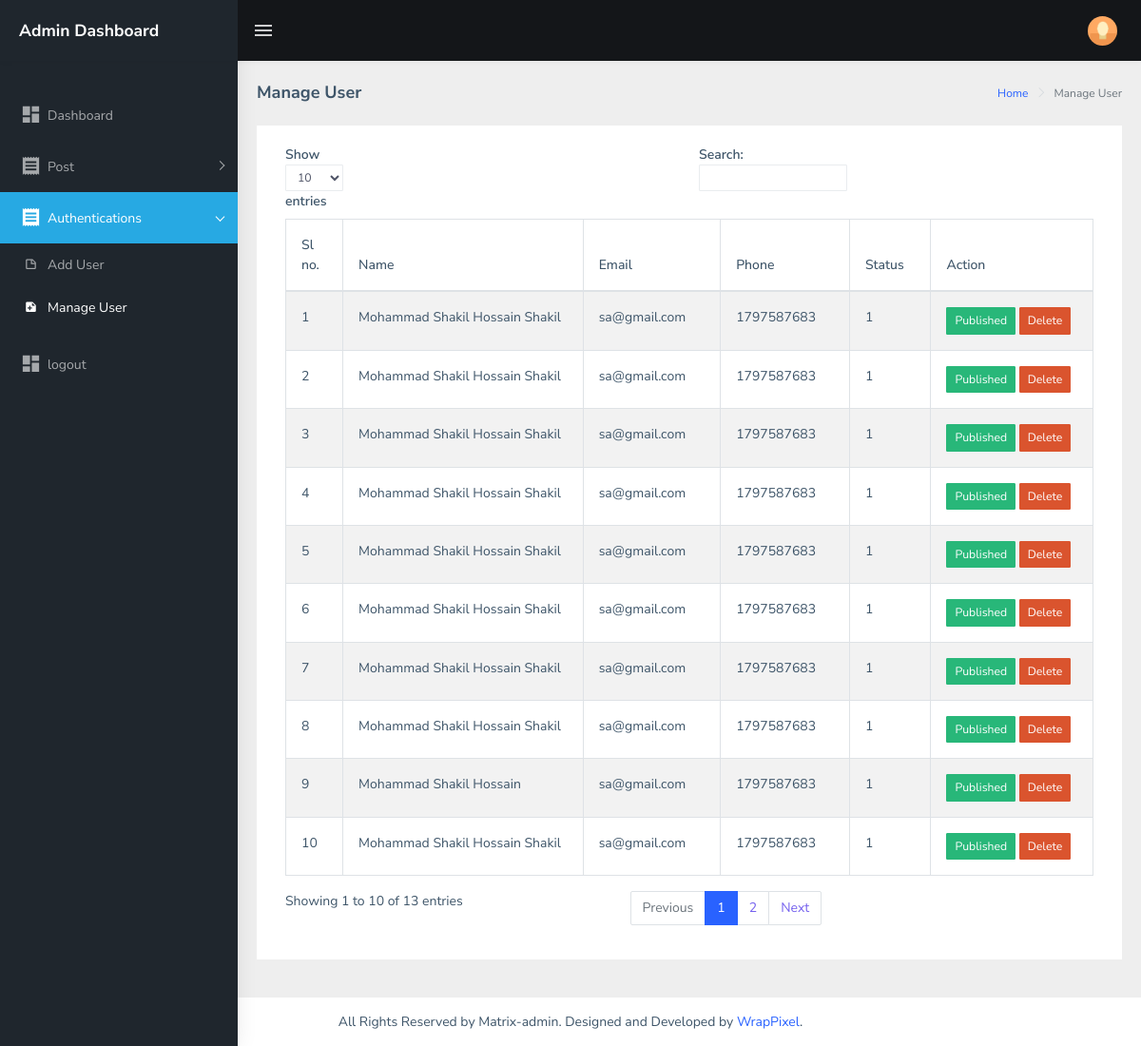
Screenshot of /backEnd/admin/manage_user.php (signed in) with the database file from the repository.
### tables this page shows
CREATE TABLE `user` (
  `id` int(11) NOT NULL,
  `name` varchar(30) NOT NULL,
  `email` varchar(40) NOT NULL,
  `phone` int(15) NOT NULL,
  `gender` tinyint(1) NOT NULL,
  `country_id` int(5) NOT NULL,
  `password` varchar(25) NOT NULL,
  `status` tinyint(1) NOT NULL
);

### backEnd/admin/layouts/manage_user.php (the view, shortened to what this page needs)
<?php
include '../functions/Delete_user.php';
$sql= "SELECT* from user";
$res=mysqli_query($conn,$sql);
?>
   <div class="card">
                            <div class="card-body">
                                <div class="table-responsive">
                                    <table id="zero_config" class="table table-striped table-bordered">
                                        <thead>
                                            <tr>
                                                <th>Sl no.</th>
                                                <th>Name</th>
                                                <th>Email</th>
                                                <th>Phone</th>
                                                <th>Status</th>
                                                <th>Action</th>
                                            </tr>
                                        </thead>
                                        <?php $i=1;?>
                                        <tbody>
                                            <?php  while($get=mysqli_fetch_assoc($res)){?>
                                            <tr>
                                                <td><?php echo $i++?></td>
                                                <td><?php echo $get['name'];?></td>
                                                <td><?php echo $get['email'];?></td>
                                                <td><?php echo $get['phone'];?></td>
                                                <td><?php echo $get['status'];?></td>
                                                <td>
<?php if($get['status']==1)
{
 echo '<a href="?unpublished_id='.$get['id'].'">'.'<button type="button" class="btn btn-success btn-sm">Published</button></a>';
}
else
{
 echo '<a href="?published_id='.$get['id'].'">'.'<button type="button" class="btn btn-warning btn-sm">Unpublished</button></a>';
}
?>
<a href="?status=delete&&id=<?php echo $get['id'];?>"><button type="button" class="btn btn-danger btn-sm">Delete</button></a>
        </td>
    </tr>
<?php }?>
                                        </tbody>
                                    </table>
                                </div>
                            </div>
                        </div>
                    </div>

### backEnd/admin/manage_user.php (shortened to what this page needs)
<!DOCTYPE html>
<html dir="ltr" lang="en">
  <?php include 'includes/head.php'?>
<body>
    <div id="main-wrapper">
       <?php include 'includes/header.php'?>
      <?php include 'includes/aside.php'?>
        <div class="page-wrapper">
             <div class="page-breadcrumb">
                <div class="row">
                    <div class="col-12 d-flex no-block align-items-center">
                        <h4 class="page-title">Manage User</h4>
                        <div class="ml-auto text-right">
                            <nav aria-label="breadcrumb">
                                <ol class="breadcrumb">
                                    <li class="breadcrumb-item"><a href="index.php">Home</a></li>
                                    <li class="breadcrumb-item active" aria-current="page">Manage User</li>
                                </ol>
                            </nav>
                        </div>
                    </div>
                </div>
            </div>
            <div class="container-fluid">
                    <?php include 'layouts/manage_user.php';?>
            </div>
         <?php include 'includes/footer.php'?>
        </div>
</body>
</html>

### backEnd/admin/includes/head.php (shortened to what this page needs)
<head>
    <link href="assets/libs/flot/css/float-chart.css" rel="stylesheet">
    <link href="assets/css/style.min.css" rel="stylesheet">
</head>

### backEnd/admin/includes/header.php (shortened to what this page needs)
<header class="topbar" data-navbarbg="skin5">
           <nav class="navbar top-navbar navbar-expand-md navbar-dark">
               <div class="navbar-header" data-logobg="skin5">
                   <a class="navbar-brand" href="index.php">
                       <b class="logo-icon p-l-10">
                         <h13> Admin Dashboard</h3>
                       </b>
                   </a>
               </div>
               <div class="navbar-collapse collapse" id="navbarSupportedContent" data-navbarbg="skin5">
                   <ul class="navbar-nav float-left mr-auto">
                       <li class="nav-item d-none d-md-block"><a class="nav-link sidebartoggler waves-effect waves-light" href="javascript:void(0)" data-sidebartype="mini-sidebar"><i class="mdi mdi-menu font-24"></i></a></li>
                   </ul>
                   <ul class="navbar-nav float-right">
                       <li class="nav-item dropdown">
                           <a class="nav-link  text-muted waves-effect waves-dark pro-pic" href="" data-toggle="dropdown" aria-haspopup="true" aria-expanded="false"><img src="assets/images/users/1.jpg" alt="user" class="rounded-circle" width="31"></a>
                       </li>
                   </ul>
               </div>
           </nav>
       </header>

### backEnd/admin/includes/aside.php (shortened to what this page needs)
<aside class="left-sidebar" data-sidebarbg="skin5">
          <div class="scroll-sidebar">
              <nav class="sidebar-nav">
                  <ul id="sidebarnav" class="p-t-30">
                      <li class="sidebar-item"> <a class="sidebar-link waves-effect waves-dark sidebar-link" href="index.php" aria-expanded="false"><i class="mdi mdi-view-dashboard"></i><span class="hide-menu">Dashboard</span></a></li>
                      <li class="sidebar-item"> <a class="sidebar-link has-arrow waves-effect waves-dark" href="javascript:void(0)" aria-expanded="false"><i class="mdi mdi-receipt"></i><span class="hide-menu">Post</span></a>
                      </li>
                      <li class="sidebar-item"> <a class="sidebar-link has-arrow waves-effect waves-dark" href="javascript:void(0)" aria-expanded="false"><i class="mdi mdi-receipt"></i><span class="hide-menu">Authentications</span></a>
                          <ul aria-expanded="false" class="collapse  first-level">
                              <li class="sidebar-item"><a href="add_user.php" class="sidebar-link"><i class="mdi mdi-note-outline"></i><span class="hide-menu">Add User </span></a></li>
                              <li class="sidebar-item"><a href="manage_user.php" class="sidebar-link"><i class="mdi mdi-note-plus"></i><span class="hide-menu"> Manage User </span></a></li>
                          </ul>
                      </li>
                      <li class="sidebar-item"> <a class="sidebar-link waves-effect waves-dark sidebar-link" href="?logout=true" aria-expanded="false"><i class="mdi mdi-view-dashboard"></i><span class="hide-menu">logout</span></a></li>
                  </ul>
              </nav>
          </div>
      </aside>

### backEnd/admin/includes/footer.php
<footer class="footer text-center">
             All Rights Reserved by Matrix-admin. Designed and Developed by <a href="https://wrappixel.com">WrapPixel</a>.
         </footer>

### rows the page displays
user: name "Mohammad Shakil Hossain Shakil", email "sa@gmail.com", phone "1797587683", status "1"
user: name "Mohammad Shakil Hossain Shakil", email "sa@gmail.com", phone "1797587683", status "1"
user: name "Mohammad Shakil Hossain Shakil", email "sa@gmail.com", phone "1797587683", status "1"
user: name "Mohammad Shakil Hossain Shakil", email "sa@gmail.com", phone "1797587683", status "1"
user: name "Mohammad Shakil Hossain Shakil", email "sa@gmail.com", phone "1797587683", status "1"
user: name "Mohammad Shakil Hossain Shakil", email "sa@gmail.com", phone "1797587683", status "1"
user: name "Mohammad Shakil Hossain Shakil", email "sa@gmail.com", phone "1797587683", status "1"
user: name "Mohammad Shakil Hossain Shakil", email "sa@gmail.com", phone "1797587683", status "1"
user: name "Mohammad Shakil Hossain", email "sa@gmail.com", phone "1797587683", status "1"
user: name "Mohammad Shakil Hossain Shakil", email "sa@gmail.com", phone "1797587683", status "1"
